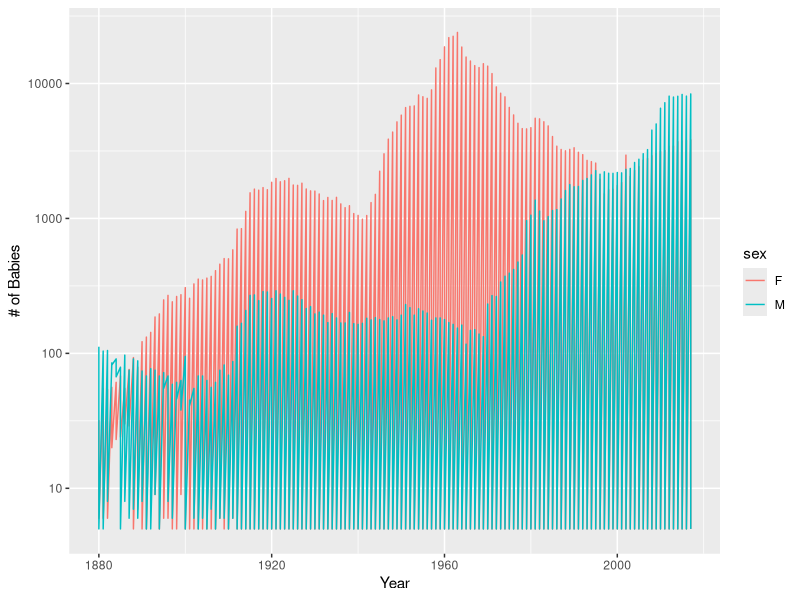
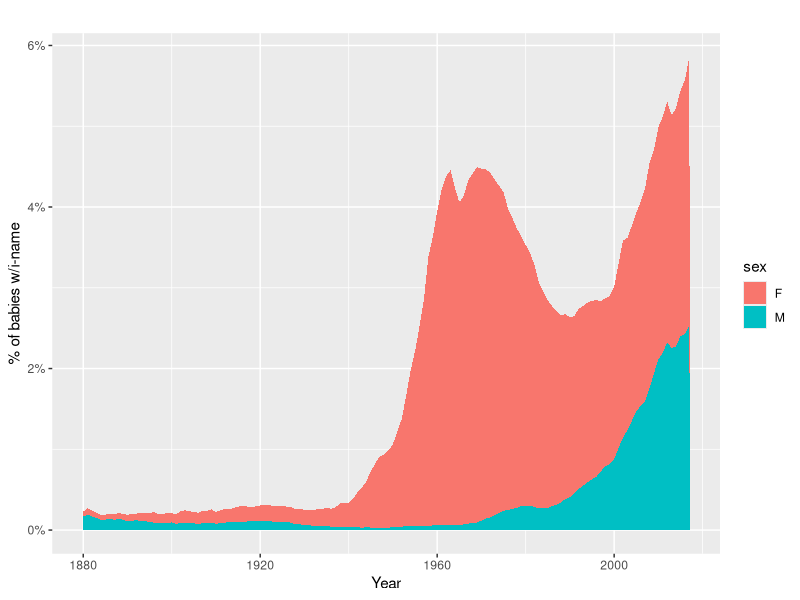

The R script that drew these images, in order:
## ---- chunk 1
#| message: false
library(tidyverse)
## ---- chunk 2
#| message: false
baby<-read_csv("data/i_names.csv", show_col_types = FALSE)
## ---- chunk 3
#| message: false
baby |> ggplot(aes(x=year,y=n,color=sex,.by=sex)) + 
    geom_line() + 
      scale_y_log10() + 
        labs(x="Year",y="# of Babies")
  
## ---- chunk 4
#| message: false
baby |> summarise(sum_n=sum(n), 
                    .by = c(year,sex), 
                      sum_prop = (sum(prop))) |>
  ggplot(aes(x=year,y=sum_prop,fill=sex, .by=sex)) + 
    geom_area() + 
        labs(x="Year",y="% of babies w/i-name", title="") + 
          scale_y_continuous(
            labels = scales::percent_format())
